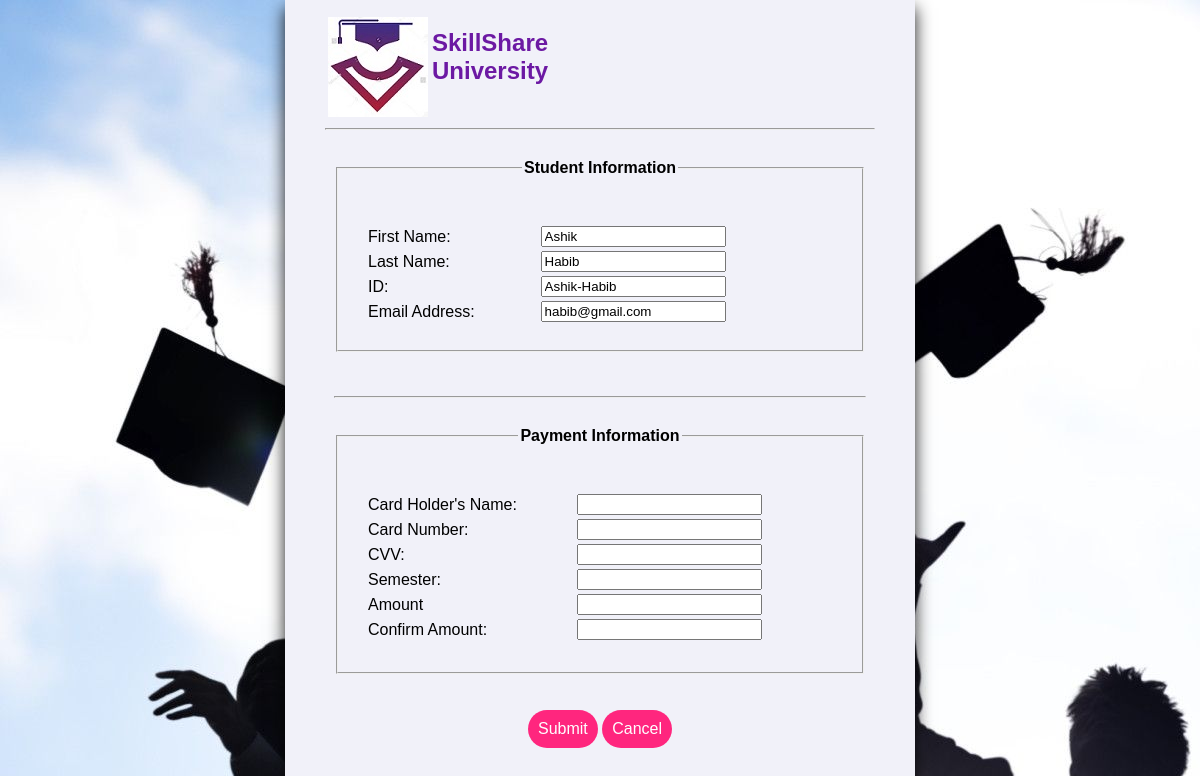
The app's page /Payment.php (signed in) with its own data.
### tables this page shows
CREATE TABLE `user` (
  `id` int(15) NOT NULL,
  `first_name` varchar(200) NOT NULL,
  `last_name` varchar(200) NOT NULL,
  `user_id` varchar(200) NOT NULL,
  `address` varchar(200) NOT NULL,
  `email` varchar(50) NOT NULL,
  `password` varchar(50) NOT NULL,
  `job` varchar(50) NOT NULL
);

### Payment.php (the view, shortened to what this page needs)
<?php
	if(isset($_SESSION['name'])){
		$username = $_SESSION['name'];
		$conn = mysqli_connect('localhost', 'root', '', 'managementdb');
		$sql = "SELECT * FROM `user` WHERE `user_id` = '$username'";
		$result=mysqli_query($conn, $sql);
		$result_w=mysqli_fetch_array($result);
		$f_name = $result_w[1];
		$l_name = $result_w[2];
		$email = $result_w[5];
	}
	else{
		session_unset();
		session_destroy();
		header('location:login.php');
	}
?>
</head>
<body>
	<div class="main-page">
		<div class="top-view" align="left">
			<table>
				<tr>
					<th></th>
					<th></th>
				</tr>
				<tr>
					<td><img src="versity_logo.jpg"></td>
					<td><h2 style="color: #6C19A3;" >SkillShare <br/> University</h2>
					</td>
				</tr>
			</table>
			<hr/>
		</div>
		<div  class="studentInfo" align="center">
			<form action="Payment.php" method="post">
				<fieldset style="width: 500px;" align="center">
					<legend><h4>Student Information</h4></legend>
					<table style="width: 100%; padding: 15px;">
						<tr>
							<th></th>
							<th></th>
						</tr>
						<tr>
							<td>First Name:</td>
							<td>
							<input type="text" name="FirstName" value="<?php echo $f_name ?>" readonly><br>
							</td>
						</tr>
						<tr>
							<td>
							Last Name:
							</td>
							<td>
							<input type="text" name="LastName" value="<?php echo $l_name ?>" readonly><br>
							</td>
						</tr>
						<tr>
							<td>
							ID:
							</td>
							<td>
							<input type="text" name="stID" value="<?php echo $username ?>" readonly><br>
							</td>
						</tr>
						<tr>
							<td>
							Email Address:
							</td>
							<td>
							<input type="text" name="email" value="<?php echo $email ?>" readonly><br>
							</td>
						</tr>
					</table>
				</fieldset>
				<br>
				<br>
				<hr style="width: 530px;" align="center">
				<fieldset style="width: 500px;" align="center">
					<legend><h4>Payment Information</h4></legend>
					<table style="width: 100%; padding: 15px;">
						<tr>
							<th></th>
							<th></th>
						</tr>
						<tr>
							<td>Card Holder's Name:</td>
							<td>
							<input type="text" name="cardOwner"><br>
							</td>
						</tr>
						<tr>
							<td>
							Card Number:
							</td>
							<td>
							<input type="text" name="cardNumber" ><br>
							</td>
						</tr>
						<tr>
							<td>
							CVV:
							</td>
							<td>
							<input type="text" name="cvvID"><br>
							</td>
						</tr>
						<tr>
							<td>
							Semester:
							</td>
							<td>
							<input type="text" name="txtsemester"><br>
							</td>
						</tr>
						<tr>
							<td>
							Amount
							</td>
							<td>
							<input type="text" name="paymentAmount"><br>
							</td>
						</tr>
						<tr>
							<td>
							Confirm Amount:
							</td>
							<td>
							<input type="text" name="confirmAmount" ><br>
							</td>
						</tr>
						<tr>
							<td>
							</td>
							<td>
							</td>
						</tr>
					</table>
				</fieldset>
				<br>
				<br>
				<input type="submit" name="submitAmount" value="Submit" align="center">
				<input type="submit" name="cancelbutton" value="Cancel" align="center"><br>
			</form>
		</div>
		<br>
		<br>
	</div>
</body>

### Payment.php (style rules this page uses)
body { background:url('Background.jpg'); background-size:fullscreen; background-repeat:no-repeat; margin:0; padding:0; font-family:Arial; }
.main-page { margin:auto; width:550px; box-shadow:0px 8px 16px 0px rgba(0,0,0,0.9); padding:10px 40px; margin-top:auto; background:#F1F1F9; }
input[type=submit] { border:none; outline:none; padding:10px; color:#fff; font-size:16px; font-family:Arial; background:#ff267e; cursor:pointer; border-radius:20px; }

### records on screen
user: FirstName "Ashik", LastName "Habib", email "habib@gmail.com"
